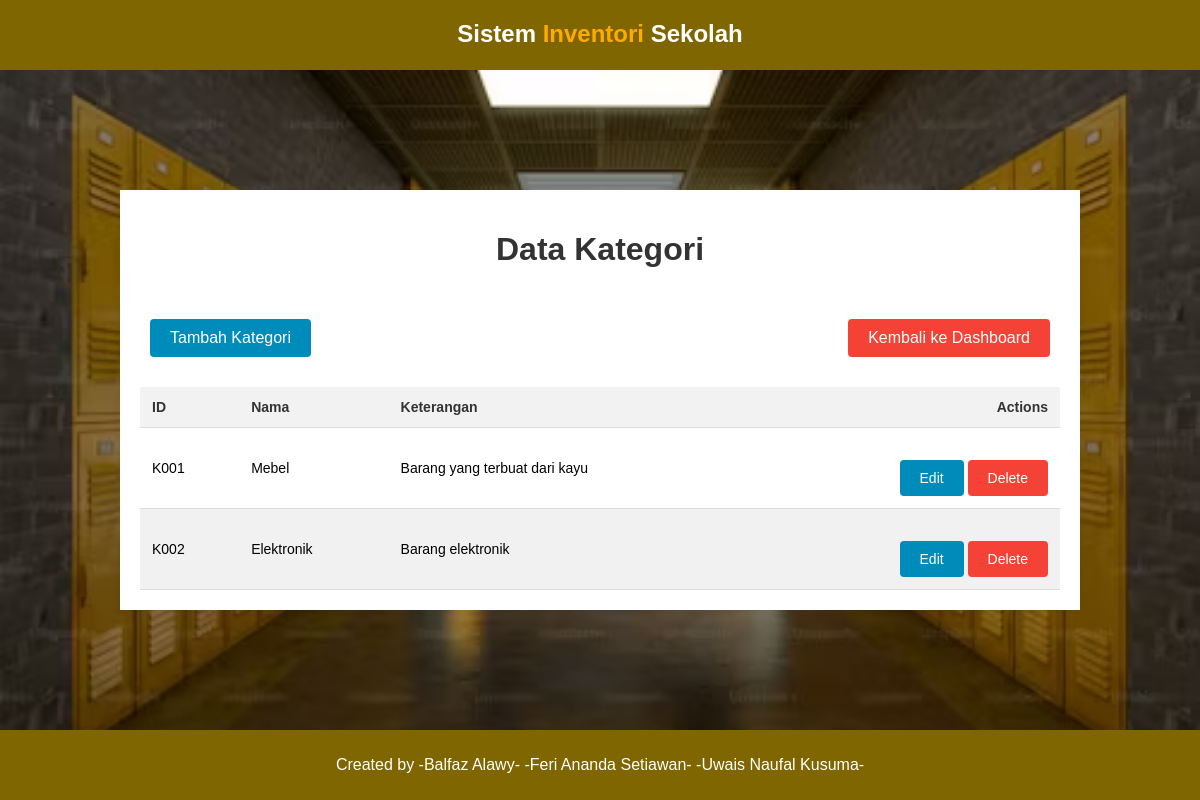
/kategori.php (signed in), run on the app's committed database.
### tables this page shows
CREATE TABLE `kategori` (
  `id` varchar(10) NOT NULL,
  `nama` varchar(100) NOT NULL,
  `keterangan` varchar(255) NOT NULL
);

### kategori.php (the view, shortened to what this page needs)
<?php
include("config/conn.php");
$authErr = "";
$auth = false;
$q = "SELECT id, nama, keterangan FROM kategori";
$hasil = mysqli_query($con, $q);
if ($hasil->num_rows > 0) {
    $auth = true;
} else {
    $authErr = "Data tidak ditemukan!";
}
?>
<!DOCTYPE html>
<html lang="en">
<head>
    <link rel="stylesheet" href="assets/css/style.css">
</head>
<body>
    <div class="navbar">
        <div class="logo">
            <h2>Sistem <span>Inventori</span> Sekolah</h2>
        </div>
    </div>
    <div class="hero">
        <div class="contable">
            <h1>Data Kategori</h1>
            <div class="button-container">
                <a href="config/crud/kategori/create.php" class="btn">Tambah Kategori</a>
                <a href="index.php" class="btn btn-delete">Kembali ke Dashboard</a>
            </div>
            <table>
                <thead>
                    <tr>
                        <th>ID</th>
                        <th>Nama</th>
                        <th>Keterangan</th>
                        <th>Actions</th>
                    </tr>
                </thead>
                <tbody>
                    <?php
                    if (!$auth) {
                    ?>
                        <tr>
                            <td colspan='4'><?= $authErr; ?></td>
                        </tr>
                        <?php
                    } else {
                        while ($rows = $hasil->fetch_assoc()) {
                        ?>
                            <tr>
                                <td><?= $rows["id"]; ?></td>
                                <td><?= $rows["nama"]; ?></td>
                                <td><?= $rows["keterangan"]; ?></td>
                                <td>
                                    <a href='config/crud/kategori/edit.php?id=<?= $rows["id"]; ?>' class='btn'>Edit</a>
                                    <a href='config/crud/kategori/delete.php?id=<?= $rows["id"]; ?>' class='btn btn-delete' onclick='return confirm("Are you sure?")'>Delete</a>
                                </td>
                            </tr>
                    <?php
                        }
                    }
                    ?>
                </tbody>
            </table>
        </div>
    </div>
    <footer class="footer">
        <p>Created by -Balfaz Alawy- -Feri Ananda Setiawan- -Uwais Naufal Kusuma-</p>
    </footer>
</body>
</html>

### assets/css/style.css (style rules this page uses)
* { box-sizing: border-box; }
body { font-family: Arial, sans-serif; display: flex; justify-content: center; align-items: center; height: 100vh; margin: 0; }
.navbar { background-color: #7f6600; width: 100%; height: 70px; color: #fff; position: fixed; top: 0; left: 0; z-index: 1000; margin-top: 0; }
.logo { margin-top: 10px; text-align: center; }
.navbar span { color: rgb(255, 170, 0); }
.hero { background-image: url("../img/bg2.jpg"); min-height: 100vh; width: 100%; align-items: center; background-repeat: no-repeat; background-size: cover; background-position: center; display: flex; justify-content: center; }
.footer { background-color: #7f6600; width: 100%; height: 70px; color: #fff; position: fixed; bottom: 0; left: 0; z-index: 1000; text-align: center; line-height: 70px; }
.footer p { margin: 0; }
.contable { width: 80%; margin: 50px auto; background-color: #fff; padding: 20px; box-shadow: 0 0 10px rgba(0, 0, 0, 0.1); overflow: hidden; }
h1 { text-align: center; color: #333; }
.button-container { display: flex; justify-content: space-between; align-items: center; padding: 10px; }
a.btn { display: inline-block; padding: 10px 20px; margin-top: 20px; background-color: #008cba; color: white; text-decoration: none; border-radius: 4px; }
table { width: 100%; border-collapse: collapse; margin-top: 20px; }
th, td { font-size: 14px; padding: 12px; text-align: left; border-bottom: 1px solid #ddd; color: #000000; }
th { background-color: #f2f2f2; color: #333; }
tr th:first-child { text-align: left; }
tr th:last-child { text-align: right; }
tr:nth-child(even) { background-color: #f1f1f1; }
tr td:first-child { text-align: left; }
tr td:last-child { text-align: right; }
a.btn-delete { background-color: #f44336; }

### data on the page
kategori: id "K001", nama "Mebel", keterangan "Barang yang terbuat dari kayu"
kategori: id "K002", nama "Elektronik", keterangan "Barang elektronik"
